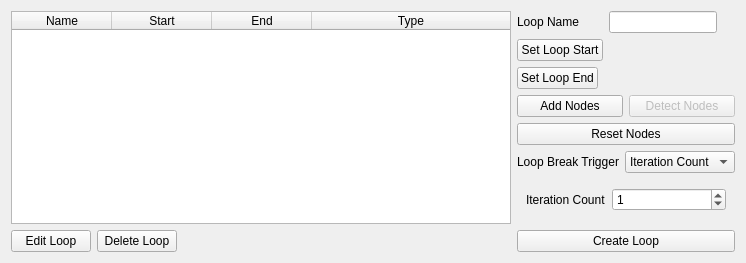
<?xml version="1.0" encoding="UTF-8"?>
<ui version="4.0">
 <class>LoopGenerator</class>
 <widget class="QWidget" name="LoopGenerator">
  <property name="geometry">
   <rect>
    <x>0</x>
    <y>0</y>
    <width>731</width>
    <height>263</height>
   </rect>
  </property>
  <property name="windowTitle">
   <string>Loop Builder</string>
  </property>
  <layout class="QHBoxLayout" name="horizontalLayout">
   <item>
    <layout class="QVBoxLayout" name="verticalLayout_2">
     <item>
      <widget class="QTableWidget" name="tbLoops">
       <property name="sizePolicy">
        <sizepolicy hsizetype="MinimumExpanding" vsizetype="Expanding">
         <horstretch>0</horstretch>
         <verstretch>0</verstretch>
        </sizepolicy>
       </property>
       <property name="minimumSize">
        <size>
         <width>500</width>
         <height>0</height>
        </size>
       </property>
       <property name="maximumSize">
        <size>
         <width>16777215</width>
         <height>16777215</height>
        </size>
       </property>
       <property name="showGrid">
        <bool>true</bool>
       </property>
       <property name="cornerButtonEnabled">
        <bool>true</bool>
       </property>
       <attribute name="horizontalHeaderCascadingSectionResizes">
        <bool>false</bool>
       </attribute>
       <attribute name="horizontalHeaderHighlightSections">
        <bool>true</bool>
       </attribute>
       <attribute name="horizontalHeaderShowSortIndicator" stdset="0">
        <bool>false</bool>
       </attribute>
       <attribute name="horizontalHeaderStretchLastSection">
        <bool>true</bool>
       </attribute>
       <attribute name="verticalHeaderStretchLastSection">
        <bool>false</bool>
       </attribute>
       <column>
        <property name="text">
         <string>Name</string>
        </property>
       </column>
       <column>
        <property name="text">
         <string>Start</string>
        </property>
       </column>
       <column>
        <property name="text">
         <string>End</string>
        </property>
       </column>
       <column>
        <property name="text">
         <string>Type</string>
        </property>
       </column>
      </widget>
     </item>
     <item>
      <layout class="QHBoxLayout" name="horizontalLayout_3">
       <item>
        <widget class="QPushButton" name="btEdit">
         <property name="text">
          <string>Edit Loop</string>
         </property>
        </widget>
       </item>
       <item>
        <widget class="QPushButton" name="btDelete">
         <property name="text">
          <string>Delete Loop</string>
         </property>
        </widget>
       </item>
       <item>
        <spacer name="horizontalSpacer">
         <property name="orientation">
          <enum>Qt::Horizontal</enum>
         </property>
         <property name="sizeHint" stdset="0">
          <size>
           <width>40</width>
           <height>20</height>
          </size>
         </property>
        </spacer>
       </item>
      </layout>
     </item>
    </layout>
   </item>
   <item>
    <layout class="QVBoxLayout" name="verticalLayout">
     <property name="sizeConstraint">
      <enum>QLayout::SetDefaultConstraint</enum>
     </property>
     <item>
      <layout class="QFormLayout" name="formLayout">
       <property name="fieldGrowthPolicy">
        <enum>QFormLayout::FieldsStayAtSizeHint</enum>
       </property>
       <item row="1" column="0">
        <widget class="QPushButton" name="btStart">
         <property name="sizePolicy">
          <sizepolicy hsizetype="Maximum" vsizetype="Fixed">
           <horstretch>0</horstretch>
           <verstretch>0</verstretch>
          </sizepolicy>
         </property>
         <property name="text">
          <string>Set Loop Start</string>
         </property>
        </widget>
       </item>
       <item row="2" column="0">
        <widget class="QPushButton" name="btEnd">
         <property name="sizePolicy">
          <sizepolicy hsizetype="Maximum" vsizetype="Fixed">
           <horstretch>0</horstretch>
           <verstretch>0</verstretch>
          </sizepolicy>
         </property>
         <property name="text">
          <string>Set Loop End</string>
         </property>
        </widget>
       </item>
       <item row="2" column="1">
        <widget class="QLabel" name="lbEnd">
         <property name="text">
          <string/>
         </property>
        </widget>
       </item>
       <item row="1" column="1">
        <widget class="QLabel" name="lbStart">
         <property name="text">
          <string/>
         </property>
        </widget>
       </item>
       <item row="0" column="0">
        <widget class="QLabel" name="label_4">
         <property name="frameShape">
          <enum>QFrame::NoFrame</enum>
         </property>
         <property name="text">
          <string>Loop Name</string>
         </property>
        </widget>
       </item>
       <item row="0" column="1">
        <widget class="QLineEdit" name="tbName"/>
       </item>
      </layout>
     </item>
     <item>
      <layout class="QHBoxLayout" name="horizontalLayout_2">
       <item>
        <widget class="QPushButton" name="btAdd">
         <property name="text">
          <string>Add Nodes</string>
         </property>
        </widget>
       </item>
       <item>
        <widget class="QPushButton" name="btDetect">
         <property name="enabled">
          <bool>false</bool>
         </property>
         <property name="text">
          <string>Detect Nodes</string>
         </property>
        </widget>
       </item>
      </layout>
     </item>
     <item>
      <layout class="QHBoxLayout" name="horizontalLayout_4">
       <item>
        <widget class="QPushButton" name="btReset">
         <property name="text">
          <string>Reset Nodes</string>
         </property>
        </widget>
       </item>
      </layout>
     </item>
     <item>
      <layout class="QFormLayout" name="formLayout_2">
       <item row="0" column="0">
        <widget class="QLabel" name="label">
         <property name="text">
          <string>Loop Break Trigger</string>
         </property>
        </widget>
       </item>
       <item row="0" column="1">
        <widget class="QComboBox" name="cbLoopType">
         <property name="currentIndex">
          <number>0</number>
         </property>
         <item>
          <property name="text">
           <string>Iteration Count</string>
          </property>
         </item>
         <item>
          <property name="text">
           <string>Custom Signal</string>
          </property>
         </item>
        </widget>
       </item>
      </layout>
     </item>
     <item>
      <widget class="QStackedWidget" name="swLoopType">
       <property name="frameShadow">
        <enum>QFrame::Plain</enum>
       </property>
       <property name="lineWidth">
        <number>1</number>
       </property>
       <property name="currentIndex">
        <number>0</number>
       </property>
       <widget class="QWidget" name="page">
        <layout class="QFormLayout" name="formLayout_5">
         <item row="0" column="0">
          <widget class="QLabel" name="label_3">
           <property name="text">
            <string>Iteration Count</string>
           </property>
          </widget>
         </item>
         <item row="0" column="1">
          <widget class="QSpinBox" name="sbCount">
           <property name="value">
            <number>1</number>
           </property>
          </widget>
         </item>
        </layout>
       </widget>
       <widget class="QWidget" name="page_2">
        <layout class="QFormLayout" name="formLayout_4">
         <item row="0" column="0">
          <widget class="QLabel" name="label_2">
           <property name="text">
            <string>Signal Name</string>
           </property>
          </widget>
         </item>
         <item row="0" column="1">
          <widget class="QLineEdit" name="tbSignalName"/>
         </item>
        </layout>
       </widget>
      </widget>
     </item>
     <item>
      <widget class="QPushButton" name="btCreate">
       <property name="text">
        <string>Create Loop</string>
       </property>
      </widget>
     </item>
    </layout>
   </item>
  </layout>
 </widget>
 <resources/>
 <connections/>
</ui>
